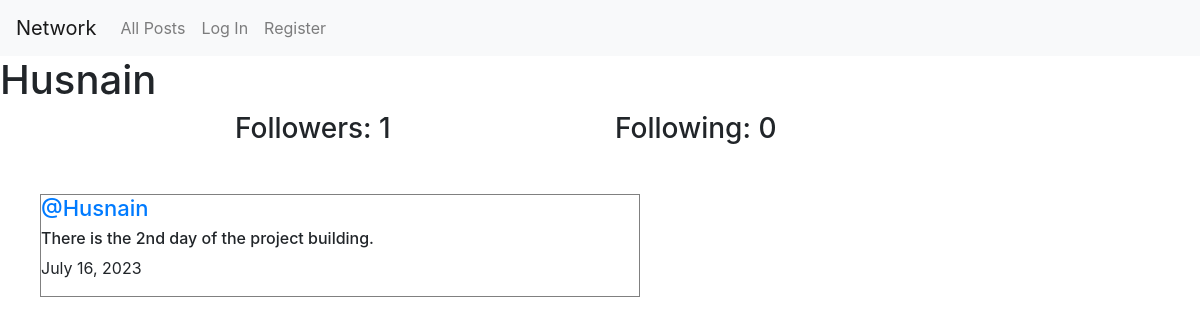
The app's page /profile/1 with its own data.
### network/models.py (models this page shows, shortened)
class User(AbstractUser):
    pass

class Post(models.Model):
    content= models.CharField(max_length=140)
    user=models.ForeignKey(User,on_delete=models.CASCADE,related_name="author")
    date=models.DateField(auto_now_add=True)

### network/views.py (the view)
# urls.py: path('profile/<int:user_id>', views.profile, name='profile'),
def profile(request, user_id):
    user = User.objects.get(pk=user_id)
    allPosts = Post.objects.filter(user=user).order_by("id").reverse()
    following = Follow.objects.filter(user=user)
    followers = Follow.objects.filter(user_follower=user)
    isFollowing = False
    if request.user.is_authenticated:
        checkFollow = followers.filter(user=request.user)
        if checkFollow.exists():
            isFollowing = True
    paginator = Paginator(allPosts, 1)
    page_number = request.GET.get('page')
    posts_of_the_page = paginator.get_page(page_number)
    return render(request, "network/profile.html", {
        "posts_of_the_page": posts_of_the_page,
        "username": user.username,
        "following": following,
        "followers": followers,
        "isFollowing": isFollowing,
        "user_profile": user
    })

### network/templates/network/profile.html (shortened to what this page needs)
{% extends "network/layout.html" %}
{% block body %}
    <h1>{{ username }}</h1>
    <div class="container">
        <div class="row d-flex justify-content-center">
            <h3 class="col-4">Followers: {{ followers.count }}</h3>
            <h3 class="col-4">Following: {{ following.count }}</h3>
        </div>
    </div>
    <div class="all-posts">
        {% for post in posts_of_the_page %}
            <div class="post">
                <h5 class="username" style="font-size:22px;"><a href="{% url 'profile' user_id=post.user.id%}">@{{post.user}}</a></h5>
                <h6 class="content">{{ post.content }}</h6>
                <p class="date">{{ post.date }}</p>
            </div>
        {% endfor %}
    </div>
{% endblock %}

### network/static/network/styles.css (style rules this page uses)
.all-posts { display: flex; justify-content: flex-start; flex-direction: column; margin: 20px; }
.all-posts .post { border: 0.3px solid gray; display: flex; justify-content: center; flex-direction: column; max-width: 600px; box-sizing: border-box; margin: 20px; }

### records on screen
User: username "Husnain"
Post: user "Husnain", content "There is the 2nd day of the project building.", date "July 16, 2023"

### other values on screen
{{ followers.count }} "1"
{{ following.count }} "0"
